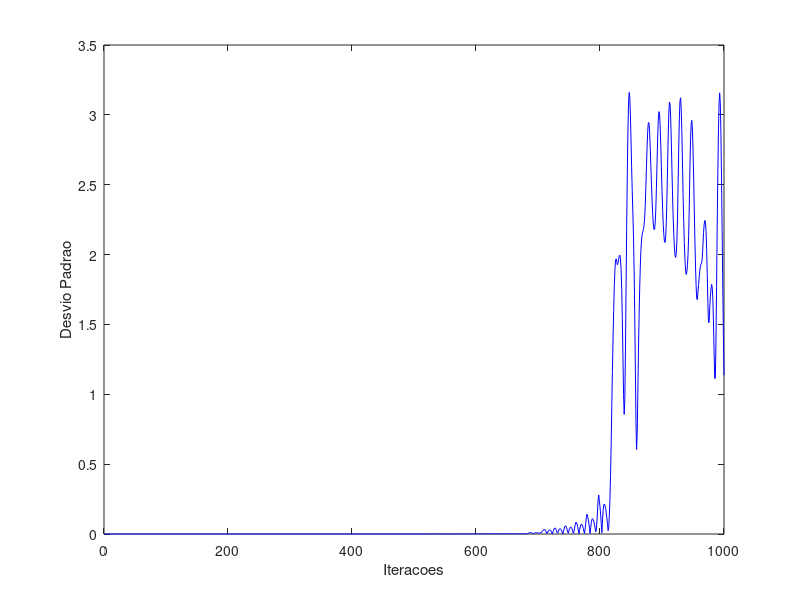

Here is the MATLAB script that generated this plot:
%{
 Artigo: INFLUÊNCIA DE SOFTWARES E SISTEMAS OPERACIONAIS NA SIMULACAO DE MODELOS DINANICOS NAO LINEARES

link: https://www.researchgate.net/profile/Erivelton_Nepomuceno/publication/310452096_Influencia_de_Softwares_e_Sistemas_Operacionais_na_Simulacao_de_Modelos_Dinamicos_Nao_Lineares/links/59ca80ff0f7e9bbfdc36aa06/Influencia-de-Softwares-e-Sistemas-Operacionais-na-Simulacao-de-Modelos-Dinamicos-Nao-Lineares.pdf

Essa rotina calcula do número de iterações até a resposta não atender a
determinada tolerância. Veja o índice proposto no artigo acima

}
%}

clear
clc
close all
%carregando dados
load ('ML','y','y2','y4');
%transpondo os dados para um vetor linha
y_t = y';
y2_t = y2';
y4_t = y4';
mat_y = [y_t; y2_t; y4_t]; %contruindo a matriz  de dados
v_e = mean(mat_y); %valor esperado 
desvioml = std(mat_y); %calculo do desvio padr�o por cada coluna da matriz
t = 1:1000;
mod = abs(mat_y);
ymax = max(max(mod));
x = 1;
limit = 0.1*ymax;
for i = 1:1000
   if desvioml(1, i) < limit
    safe_simulation(1, i) = desvioml(1, i);
   else
       break
   end
end
niteracoes = length(safe_simulation);
%figure(1)
%errorbar(t,v_e,desvio,'rx') %plota v_e + desvio e v_e - desvio
plot(desvioml, 'blue')
xlabel('Iteracoes')
ylabel('Desvio Padrao')